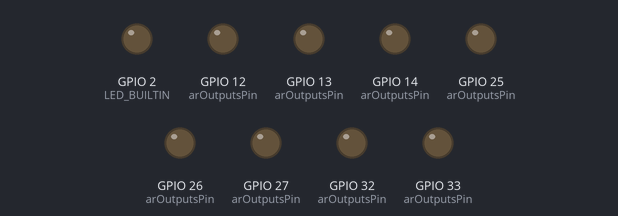
Recording of a program running on a simulated ESP32. Parts: output pins drawn as LEDs (lit = HIGH).

Above: at 0.5 s.
At 2.5 s:
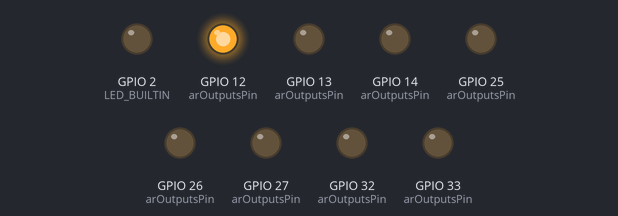
At 3.5 s:
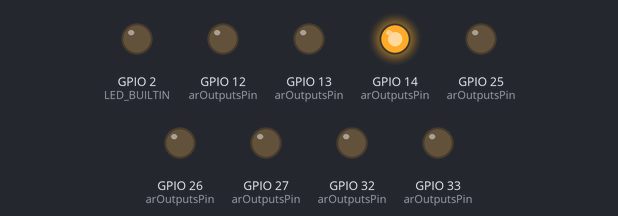
At 5.5 s:
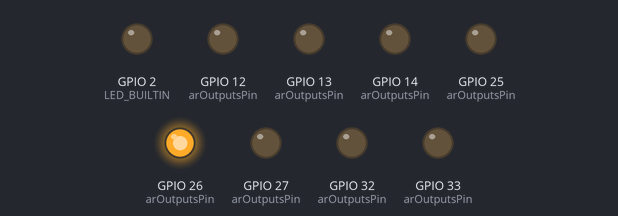
At 7.5 s:
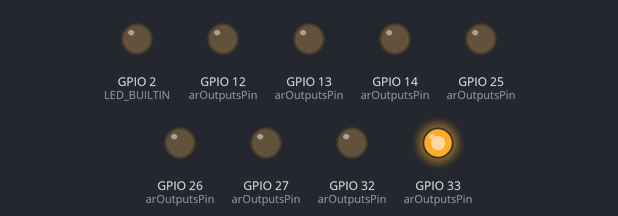
At 10.5 s:
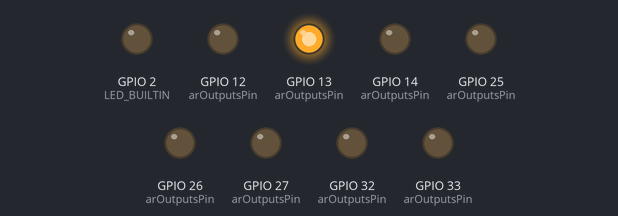
Timing chart, 0 to 11.7 s (numbered marks = the images above):
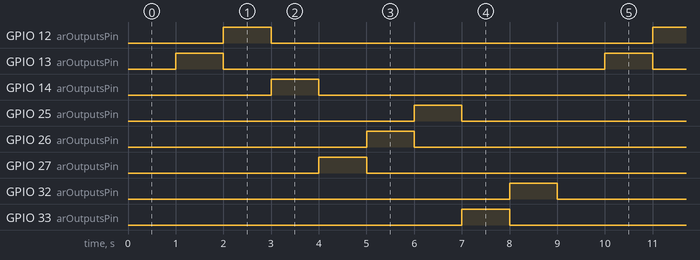

Measured:
- by itself, GPIO 12 (arOutputsPin), GPIO 13 (arOutputsPin), GPIO 14 (arOutputsPin), GPIO 25 (arOutputsPin), GPIO 26 (arOutputsPin), GPIO 27 (arOutputsPin), GPIO 32 (arOutputsPin), GPIO 33 (arOutputsPin): alternates HIGH for 1.0 s and LOW for 8.0 s
- by itself, everything shown: repeats every 9.0 s, in 9 steps

The program:

main.cpp
```cpp
#include <Arduino.h>
#include <Ticker.h>
#include "NonBlockingOutput.h"
#define NUM_OUTPUS 8
// ini adalah pin yang digunakan untuk output
// const uint8_t arOutputsPin[NUM_OUTPUS] = {15, 4, 5, 18, 19, 21, 22, 23};
const uint8_t arOutputsPin[NUM_OUTPUS] = {13, 12, 14, 27, 26, 25, 33, 32};

// ini adalah durasi output dalam milisecond
uint16_t arOutputOnDuration[NUM_OUTPUS] = {1000, 1000, 1000, 1000, 1000, 1000, 1000, 1000};

Ticker ticker;
NonBlockingOutput nbOutput;

void onTimer1Sec() {
  nbOutput.start();
}

void setup() {
  Serial.begin(115200);
  pinMode(LED_BUILTIN, OUTPUT);

  for (uint8_t i = 0; i < NUM_OUTPUS; i++) {
    nbOutput.addOutput(arOutputsPin[i], arOutputOnDuration[i]);
  }
  ticker.attach(1, onTimer1Sec);
  nbOutput.begin();
}

void loop() {
  nbOutput.update();
}
```

NonBlockingOutput.h
```cpp
#include <Arduino.h>
#define MAX_OUTPUTS 8
#define ON 1
#define OFF 0

class NonBlockingOutput {
  public:
    NonBlockingOutput();
    void addOutput(uint8_t nPin, uint16_t nDuration);
    void begin() {
      initOutputs();
    }
    void start();
    void update();

  private:
    void initOutputs();

    bool m_fStart;
    uint8_t m_arOutputPin[MAX_OUTPUTS];
    uint16_t m_arOutputDuration[MAX_OUTPUTS];
    uint8_t m_nOutputCount;
    uint8_t m_nCurrentIndex;
    uint32_t m_nLastMillis;
};
```

NonBlockingOutput.cpp
```cpp
#include <Arduino.h>
#include "NonBlockingOutput.h"

NonBlockingOutput::NonBlockingOutput() {
  m_nLastMillis = 0;
  m_nOutputCount = 0;
  m_nCurrentIndex = 0;
}

void NonBlockingOutput::addOutput(uint8_t nPin, uint16_t nDuration) {
  if (m_nOutputCount < MAX_OUTPUTS) {
    m_arOutputPin[m_nOutputCount] = nPin;
    m_arOutputDuration[m_nOutputCount] = nDuration;
    m_nOutputCount++;
  }
}

void NonBlockingOutput::start() {
  if (m_fStart)
    return;
  m_fStart = true;
  m_nLastMillis = millis();
  m_nCurrentIndex = 0;
  digitalWrite(m_arOutputPin[m_nCurrentIndex], ON);
}

void NonBlockingOutput::update() {
    if (!m_fStart)
        return;

    if (millis() - m_nLastMillis >= m_arOutputDuration[m_nCurrentIndex]) {
        m_nLastMillis = millis();
        digitalWrite(m_arOutputPin[m_nCurrentIndex], OFF);
        m_nCurrentIndex++;
        if (m_nCurrentIndex >= m_nOutputCount) {
            m_nCurrentIndex = 0;
            m_fStart = false;
        }
        else
          digitalWrite(m_arOutputPin[m_nCurrentIndex], ON);
    }
}

void NonBlockingOutput::initOutputs() {
  for (uint8_t i = 0; i < m_nOutputCount; i++) {
    pinMode(m_arOutputPin[i], OUTPUT);
    digitalWrite(m_arOutputPin[i], OFF);
  }
}
```
